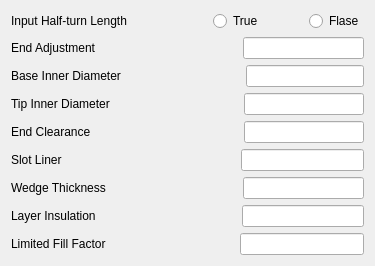
                         <widget class="QWidget" name="tab_13">
                          <attribute name="title">
                           <string>End/Insulation</string>
                          </attribute>
                          <layout class="QVBoxLayout" name="verticalLayout_7">
                           <item>
                            <layout class="QHBoxLayout" name="horizontalLayout_37">
                             <item>
                              <widget class="QLabel" name="label_37">
                               <property name="text">
                                <string>Input Half-turn Length</string>
                               </property>
                              </widget>
                             </item>
                             <item>
                              <spacer name="horizontalSpacer_87">
                               <property name="orientation">
                                <enum>Qt::Horizontal</enum>
                               </property>
                               <property name="sizeHint" stdset="0">
                                <size>
                                 <width>40</width>
                                 <height>20</height>
                                </size>
                               </property>
                              </spacer>
                             </item>
                             <item>
                              <spacer name="horizontalSpacer_89">
                               <property name="orientation">
                                <enum>Qt::Horizontal</enum>
                               </property>
                               <property name="sizeHint" stdset="0">
                                <size>
                                 <width>40</width>
                                 <height>20</height>
                                </size>
                               </property>
                              </spacer>
                             </item>
                             <item>
                              <widget class="QRadioButton" name="radioButton14">
                               <property name="text">
                                <string>True</string>
                               </property>
                              </widget>
                             </item>
                             <item>
                              <spacer name="horizontalSpacer_88">
                               <property name="orientation">
                                <enum>Qt::Horizontal</enum>
                               </property>
                               <property name="sizeHint" stdset="0">
                                <size>
                                 <width>40</width>
                                 <height>20</height>
                                </size>
                               </property>
                              </spacer>
                             </item>
                             <item>
                              <widget class="QRadioButton" name="radioButton15">
                               <property name="text">
                                <string>Flase</string>
                               </property>
                              </widget>
                             </item>
                            </layout>
                           </item>
                           <item>
                            <layout class="QHBoxLayout" name="horizontalLayout_29">
                             <item>
                              <widget class="QLabel" name="label_40">
                               <property name="text">
                                <string>End Adjustment      </string>
                               </property>
                              </widget>
                             </item>
                             <item>
                              <spacer name="horizontalSpacer_35">
                               <property name="orientation">
                                <enum>Qt::Horizontal</enum>
                               </property>
                               <property name="sizeHint" stdset="0">
                                <size>
                                 <width>40</width>
                                 <height>20</height>
                                </size>
                               </property>
                              </spacer>
                             </item>
                             <item>
                              <widget class="QLineEdit" name="lineEdit33"/>
                             </item>
                            </layout>
                           </item>
                           <item>
                            <layout class="QHBoxLayout" name="horizontalLayout_30">
                             <item>
                              <widget class="QLabel" name="label_38">
                               <property name="text">
                                <string>Base Inner Diameter</string>
                               </property>
                              </widget>
                             </item>
                             <item>
                              <spacer name="horizontalSpacer_36">
                               <property name="orientation">
                                <enum>Qt::Horizontal</enum>
                               </property>
                               <property name="sizeHint" stdset="0">
                                <size>
                                 <width>40</width>
                                 <height>20</height>
                                </size>
                               </property>
                              </spacer>
                             </item>
                             <item>
                              <widget class="QLineEdit" name="lineEdi34"/>
                             </item>
                            </layout>
                           </item>
                           <item>
                            <layout class="QHBoxLayout" name="horizontalLayout_31">
                             <item>
                              <widget class="QLabel" name="label_42">
                               <property name="text">
                                <string>Tip Inner Diameter  </string>
                               </property>
                              </widget>
                             </item>
                             <item>
                              <spacer name="horizontalSpacer_37">
                               <property name="orientation">
                                <enum>Qt::Horizontal</enum>
                               </property>
                               <property name="sizeHint" stdset="0">
                                <size>
                                 <width>40</width>
                                 <height>20</height>
                                </size>
                               </property>
                              </spacer>
                             </item>
                             <item>
                              <widget class="QLineEdit" name="lineEdit35"/>
                             </item>
                            </layout>
                           </item>
                           <item>
                            <layout class="QHBoxLayout" name="horizontalLayout_32">
                             <item>
                              <widget class="QLabel" name="label_45">
                               <property name="text">
                                <string>End Clearance        </string>
                               </property>
                              </widget>
                             </item>
                             <item>
                              <spacer name="horizontalSpacer_38">
                               <property name="orientation">
                                <enum>Qt::Horizontal</enum>
                               </property>
                               <property name="sizeHint" stdset="0">
                                <size>
                                 <width>40</width>
                                 <height>20</height>
                                </size>
                               </property>
                              </spacer>
                             </item>
                             <item>
                              <widget class="QLineEdit" name="lineEdit36"/>
                             </item>
                            </layout>
                           </item>
                           <item>
                            <layout class="QHBoxLayout" name="horizontalLayout_34">
                             <item>
                              <widget class="QLabel" name="label_39">
                               <property name="text">
                                <string>Slot Liner               </string>
                               </property>
                              </widget>
                             </item>
                             <item>
                              <spacer name="horizontalSpacer_39">
                               <property name="orientation">
                                <enum>Qt::Horizontal</enum>
                               </property>
                               <property name="sizeHint" stdset="0">
                                <size>
                                 <width>40</width>
                                 <height>20</height>
                                </size>
                               </property>
                              </spacer>
                             </item>
                             <item>
                              <widget class="QLineEdit" name="lineEdit37"/>
                             </item>
                            </layout>
                           </item>
                           <item>
                            <layout class="QHBoxLayout" name="horizontalLayout_33">
                             <item>
                              <widget class="QLabel" name="label_43">
                               <property name="text">
                                <string>Wedge Thickness   </string>
                               </property>
                              </widget>
                             </item>
                             <item>
                              <spacer name="horizontalSpacer_40">
                               <property name="orientation">
                                <enum>Qt::Horizontal</enum>
                               </property>
                               <property name="sizeHint" stdset="0">
                                <size>
                                 <width>40</width>
                                 <height>20</height>
                                </size>
                               </property>
                              </spacer>
                             </item>
                             <item>
                              <widget class="QLineEdit" name="lineEdit38"/>
                             </item>
                            </layout>
                           </item>
                           <item>
                            <layout class="QHBoxLayout" name="horizontalLayout_35">
                             <item>
                              <widget class="QLabel" name="label_41">
                               <property name="text">
                                <string>Layer Insulation     </string>
                               </property>
                              </widget>
                             </item>
                             <item>
                              <spacer name="horizontalSpacer_41">
                               <property name="orientation">
                                <enum>Qt::Horizontal</enum>
                               </property>
                               <property name="sizeHint" stdset="0">
                                <size>
                                 <width>40</width>
                                 <height>20</height>
                                </size>
                               </property>
                              </spacer>
                             </item>
                             <item>
                              <widget class="QLineEdit" name="lineEdit39"/>
                             </item>
                            </layout>
                           </item>
                           <item>
                            <layout class="QHBoxLayout" name="horizontalLayout_36">
                             <item>
                              <widget class="QLabel" name="label_44">
                               <property name="text">
                                <string>Limited Fill Factor </string>
                               </property>
                              </widget>
                             </item>
                             <item>
                              <spacer name="horizontalSpacer_42">
                               <property name="orientation">
                                <enum>Qt::Horizontal</enum>
                               </property>
                               <property name="sizeHint" stdset="0">
                                <size>
                                 <width>40</width>
                                 <height>20</height>
                                </size>
                               </property>
                              </spacer>
                             </item>
                             <item>
                              <widget class="QLineEdit" name="lineEdit40"/>
                             </item>
                            </layout>
                           </item>
                          </layout>
                         </widget>
